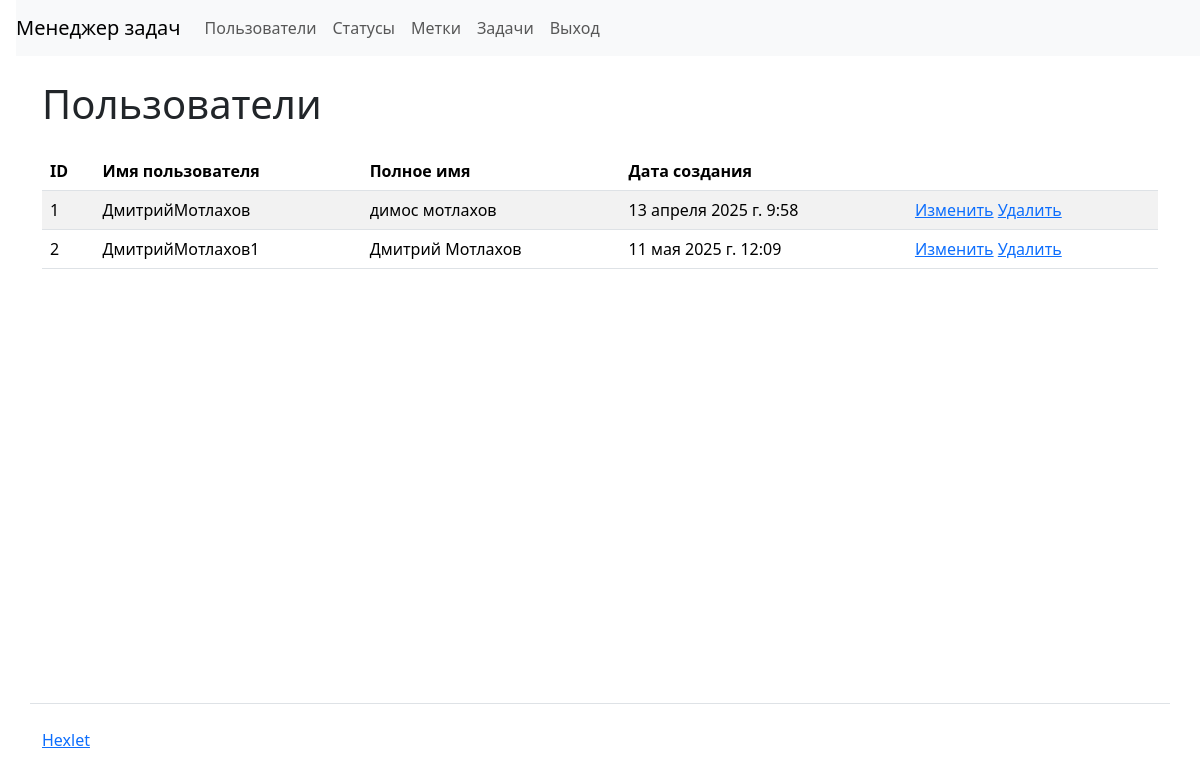
Screenshot of /users/ (signed in) with the database file from the repository.
### task_manager/users/models.py (models this page shows, shortened)
class User(AbstractUser):
    class Meta:
        verbose_name = _("User")
        verbose_name_plural = _("Users")

### task_manager/users/views.py (the view)
# urls.py: path('', views.UsersList.as_view(), name='users'),
class UsersList(ListView):
    model = User
    template_name = 'users/users.html'
    context_object_name = "users"

### task_manager/templates/users/users.html
{% extends "base.html" %}
{% load i18n %}
  {% block content %}
  <main>
    <h1 class="my-4">{% translate "Users" %}</h1>
    <table class="table table-striped">
        <thead>
          <tr>
            <th>ID</th>
            <th>{% translate "User name" %}</th>
            <th>{% translate "Full name" %}</th>
            <th>{% translate "Create date" %}</th>
            <th></th>
          </tr>
        </thead>
        <tbody>
          {% for user in users %}
            <tr>
              <td>{{ user.id }}</td>
              <td>{{ user.username }}</td>
              <td>{{ user.first_name }} {{ user.last_name }}</td>
              <td>{{ user.date_joined }}</td>
              <td>
                <a href="{% url 'user-update' user.pk %}">{% translate "Change" %}</a>
                <a href="{% url 'user-delete' user.pk %}">{% translate "Delete" %}</a>
              </td>
            </tr>
          {% endfor %}
        </tbody>
    </table>
  </main>
  {% endblock %}

### rows the page displays
User: id "1", username "ДмитрийМотлахов", first_name "димос", last_name "мотлахов", date_joined "13 апреля 2025 г. 9:58"
User: id "2", username "ДмитрийМотлахов1", first_name "Дмитрий", last_name "Мотлахов", date_joined "11 мая 2025 г. 12:09"
